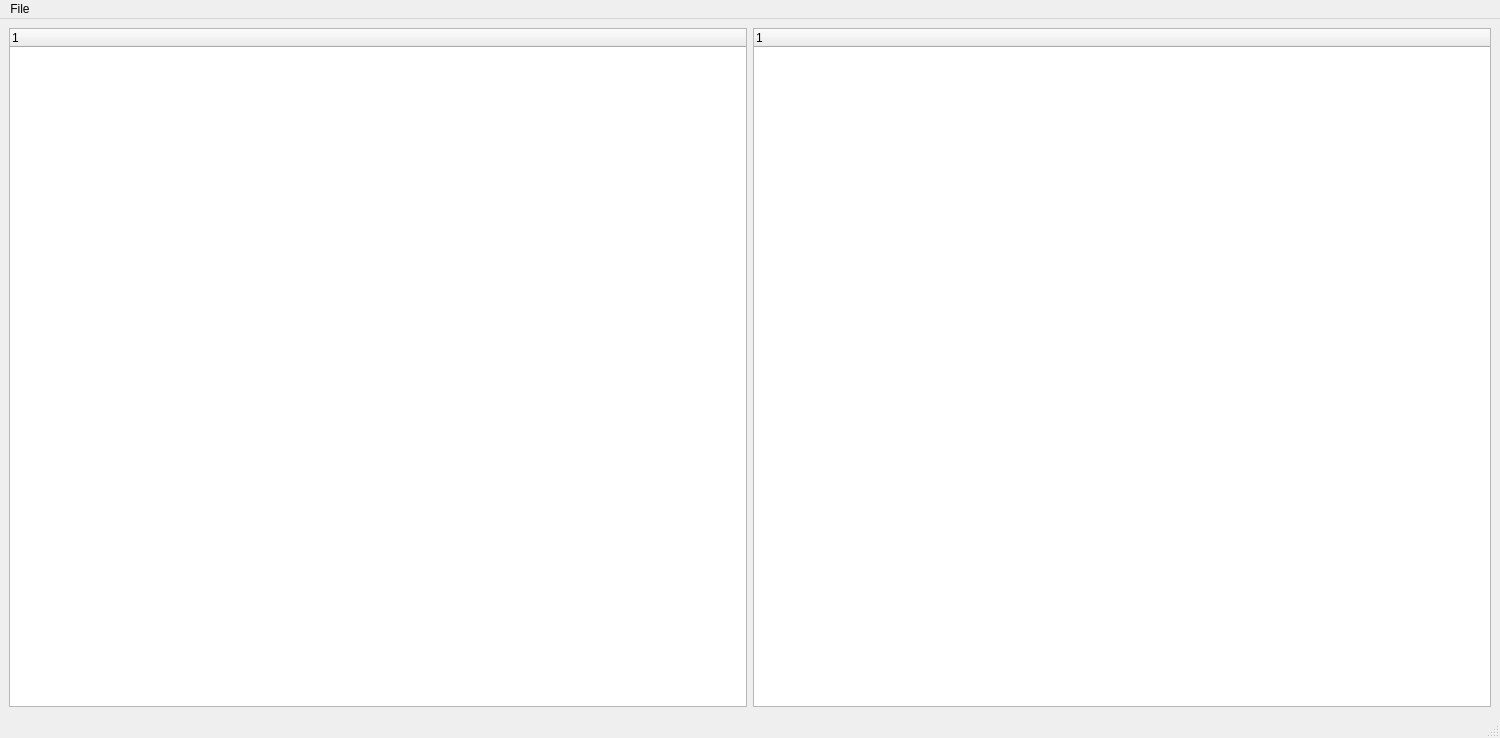
<?xml version="1.0" encoding="UTF-8"?>
<ui version="4.0">
 <class>MainWindow</class>
 <widget class="QMainWindow" name="MainWindow">
  <property name="geometry">
   <rect>
    <x>0</x>
    <y>0</y>
    <width>1500</width>
    <height>738</height>
   </rect>
  </property>
  <property name="minimumSize">
   <size>
    <width>1500</width>
    <height>0</height>
   </size>
  </property>
  <property name="windowTitle">
   <string>MainWindow</string>
  </property>
  <widget class="QWidget" name="centralwidget">
   <property name="minimumSize">
    <size>
     <width>1500</width>
     <height>0</height>
    </size>
   </property>
   <layout class="QHBoxLayout" name="horizontalLayout">
    <item>
     <widget class="QTreeWidget" name="treeWidget1">
      <column>
       <property name="text">
        <string notr="true">1</string>
       </property>
      </column>
     </widget>
    </item>
    <item>
     <widget class="QTreeWidget" name="treeWidget2">
      <column>
       <property name="text">
        <string notr="true">1</string>
       </property>
      </column>
     </widget>
    </item>
   </layout>
  </widget>
  <widget class="QMenuBar" name="menubar">
   <property name="geometry">
    <rect>
     <x>0</x>
     <y>0</y>
     <width>1500</width>
     <height>23</height>
    </rect>
   </property>
   <widget class="QMenu" name="menuQuit">
    <property name="title">
     <string>File</string>
    </property>
    <addaction name="actionQuit"/>
   </widget>
   <addaction name="menuQuit"/>
  </widget>
  <widget class="QStatusBar" name="statusbar"/>
  <action name="actionQuit">
   <property name="text">
    <string>Quit</string>
   </property>
   <property name="shortcut">
    <string>Q</string>
   </property>
  </action>
 </widget>
 <resources/>
 <connections>
  <connection>
   <sender>actionQuit</sender>
   <signal>triggered()</signal>
   <receiver>MainWindow</receiver>
   <slot>close()</slot>
   <hints>
    <hint type="sourcelabel">
     <x>-1</x>
     <y>-1</y>
    </hint>
    <hint type="destinationlabel">
     <x>476</x>
     <y>368</y>
    </hint>
   </hints>
  </connection>
 </connections>
</ui>
